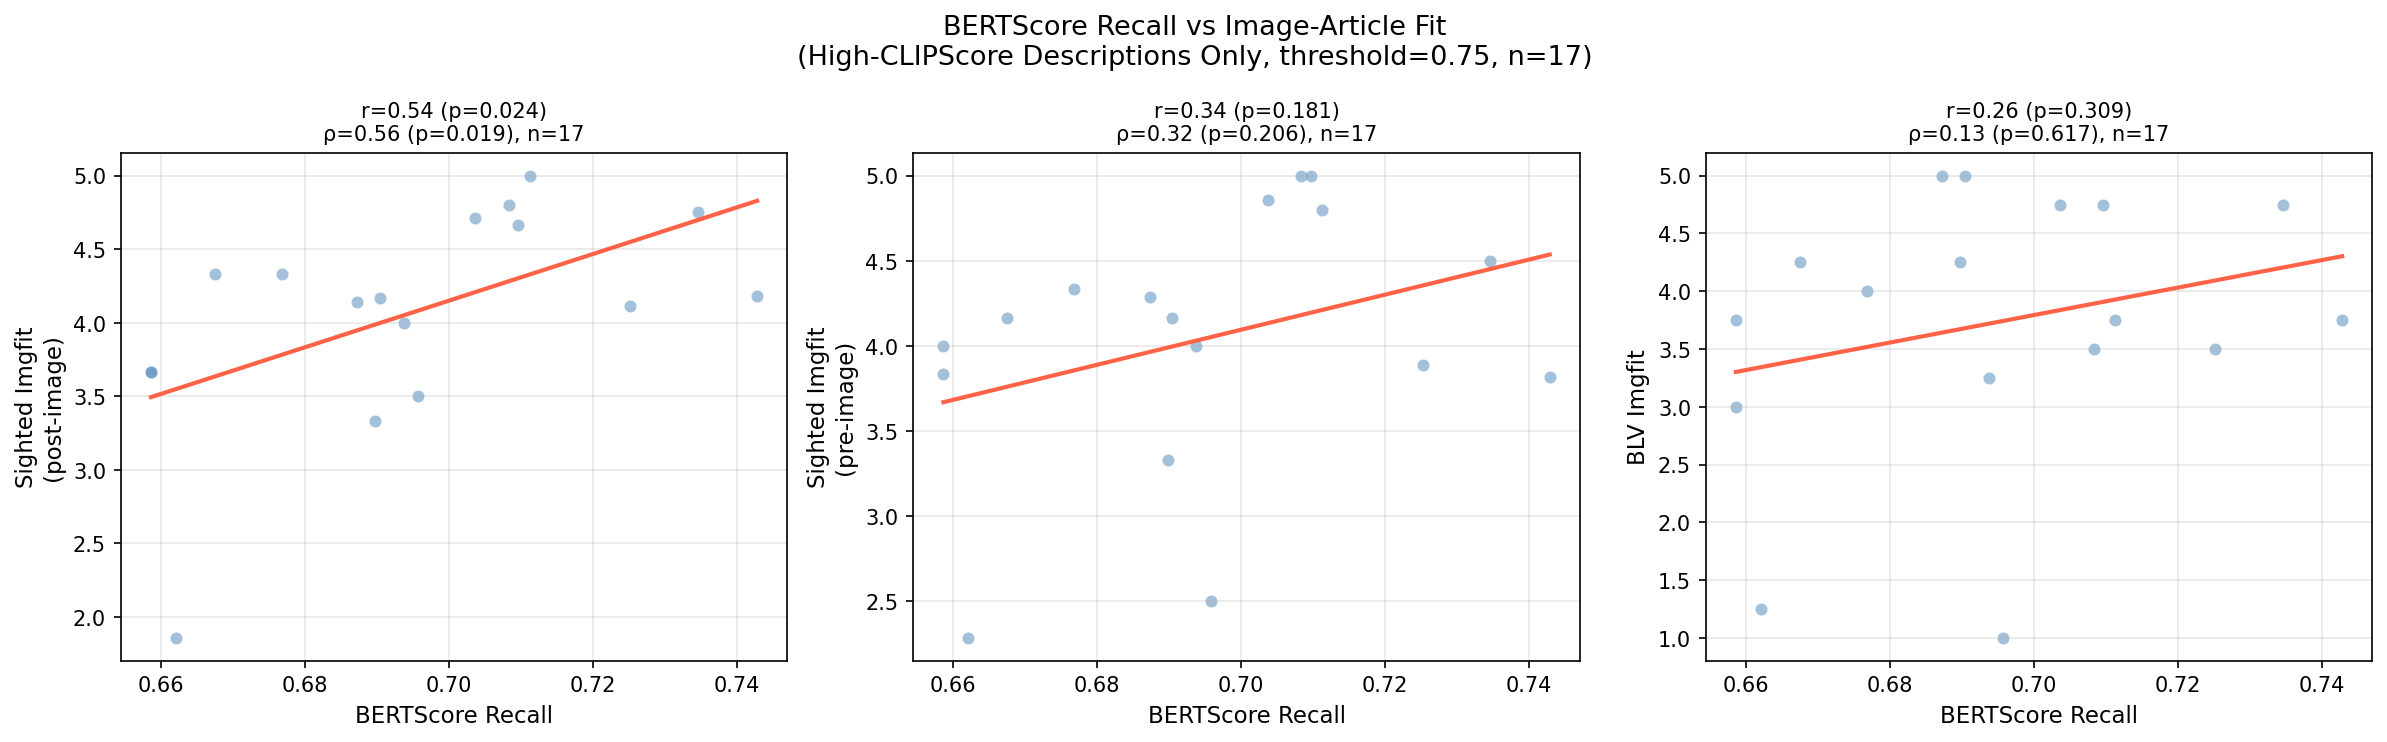

This figure's Python source:
import pandas as pd
import numpy as np
from scipy import stats
import matplotlib.pyplot as plt
import statsmodels.api as sm

DESC_CSV    = "behavioral_data/all_descriptions.csv"
SIGHTED_CSV = "behavioral_data/sighted_data_criticaltrials.csv"
BLV_CSV     = "behavioral_data/blv_data_criticaltrials.csv"
HUMAN_V2    = "results_human_v2.csv"

def main():
    # load metrics
    metrics_df = pd.read_csv(HUMAN_V2)
    print(f"Loaded metrics: {len(metrics_df)} rows")

    # load and aggregate imgfit ratings
    sighted_df = pd.read_csv(SIGHTED_CSV)
    blv_df     = pd.read_csv(BLV_CSV)

    sighted_imgfit = sighted_df.groupby(
        ["img_id", "context", "description"]
    ).agg(
        sighted_imgfit_pre  = ("q_imgfit.preimg",  "mean"),
        sighted_imgfit_post = ("q_imgfit.postimg", "mean"),
    ).reset_index()

    blv_imgfit = blv_df.groupby(
        ["img_id", "context", "description"]
    ).agg(
        blv_imgfit = ("q_imgfit", "mean"),
    ).reset_index()

    merged = metrics_df.merge(sighted_imgfit,
                              on=["img_id", "context", "description"],
                              how="left")
    merged = merged.merge(blv_imgfit,
                          on=["img_id", "context", "description"],
                          how="left")

    full_df = merged.dropna(subset=["clipscore", "bertscore_f",
                                     "sighted_imgfit_post", "blv_imgfit"])
    print(f"Rows with full data: {len(full_df)}")

    # compute 75th percentile CLIPScore threshold
    threshold = full_df["clipscore"].quantile(0.75)
    high_clip_df = full_df[full_df["clipscore"] >= threshold]
    print(f"CLIPScore 75th percentile threshold: {threshold:.3f}")
    print(f"Rows above threshold: {len(high_clip_df)}")

    # ── correlations on restricted sample ───────────────────────────────
    outcomes = [
        ("sighted_imgfit_post", "Sighted Imgfit\n(post-image)"),
        ("sighted_imgfit_pre",  "Sighted Imgfit\n(pre-image)"),
        ("blv_imgfit",          "BLV Imgfit"),
    ]

    print(f"\nCorrelations on high-CLIPScore subset (n={len(high_clip_df)}):")
    for outcome, label in outcomes:
        df = high_clip_df.dropna(subset=[outcome])
        r, p = stats.pearsonr(df["bertscore_f"], df[outcome])
        rho, p_rho = stats.spearmanr(df["bertscore_f"], df[outcome])
        print(f"  {label.replace(chr(10), ' ')}: r={r:.2f} (p={p:.3f}), ρ={rho:.2f} (p={p_rho:.3f}), n={len(df)}")

    # also print full sample for comparison
    print(f"\nCorrelations on full sample (n={len(full_df)}) for comparison:")
    for outcome, label in outcomes:
        df = full_df.dropna(subset=[outcome])
        r, p = stats.pearsonr(df["bertscore_f"], df[outcome])
        rho, p_rho = stats.spearmanr(df["bertscore_f"], df[outcome])
        print(f"  {label.replace(chr(10), ' ')}: r={r:.2f} (p={p:.3f}), ρ={rho:.2f} (p={p_rho:.3f}), n={len(df)}")

    # ── plot ─────────────────────────────────────────────────────────────
    fig, axes = plt.subplots(1, 3, figsize=(16, 5))
    fig.suptitle(
        f"BERTScore Recall vs Image-Article Fit\n"
        f"(High-CLIPScore Descriptions Only, threshold={threshold:.2f}, n={len(high_clip_df)})",
        fontsize=13)

    for ax, (outcome, label) in zip(axes, outcomes):
        df = high_clip_df.dropna(subset=[outcome])
        x  = df["bertscore_f"]
        y  = df[outcome]

        r, p     = stats.pearsonr(x, y)
        rho, p_rho = stats.spearmanr(x, y)

        ax.scatter(x, y, alpha=0.5, s=35, color="steelblue",
                   edgecolors="white", linewidth=0.3)
        m, b   = np.polyfit(x, y, 1)
        x_line = np.array([x.min(), x.max()])
        ax.plot(x_line, m*x_line+b, color="tomato", linewidth=2)

        ax.set_xlabel("BERTScore Recall", fontsize=11)
        ax.set_ylabel(label, fontsize=11)
        ax.set_title(
            f"r={r:.2f} (p={p:.3f})\nρ={rho:.2f} (p={p_rho:.3f}), n={len(df)}",
            fontsize=10)
        ax.grid(True, alpha=0.3)

    plt.tight_layout()
    plt.savefig("imgfit_threshold.png", dpi=150, bbox_inches="tight")
    print("\nSaved imgfit_threshold.png")

if __name__ == "__main__":
    main()
